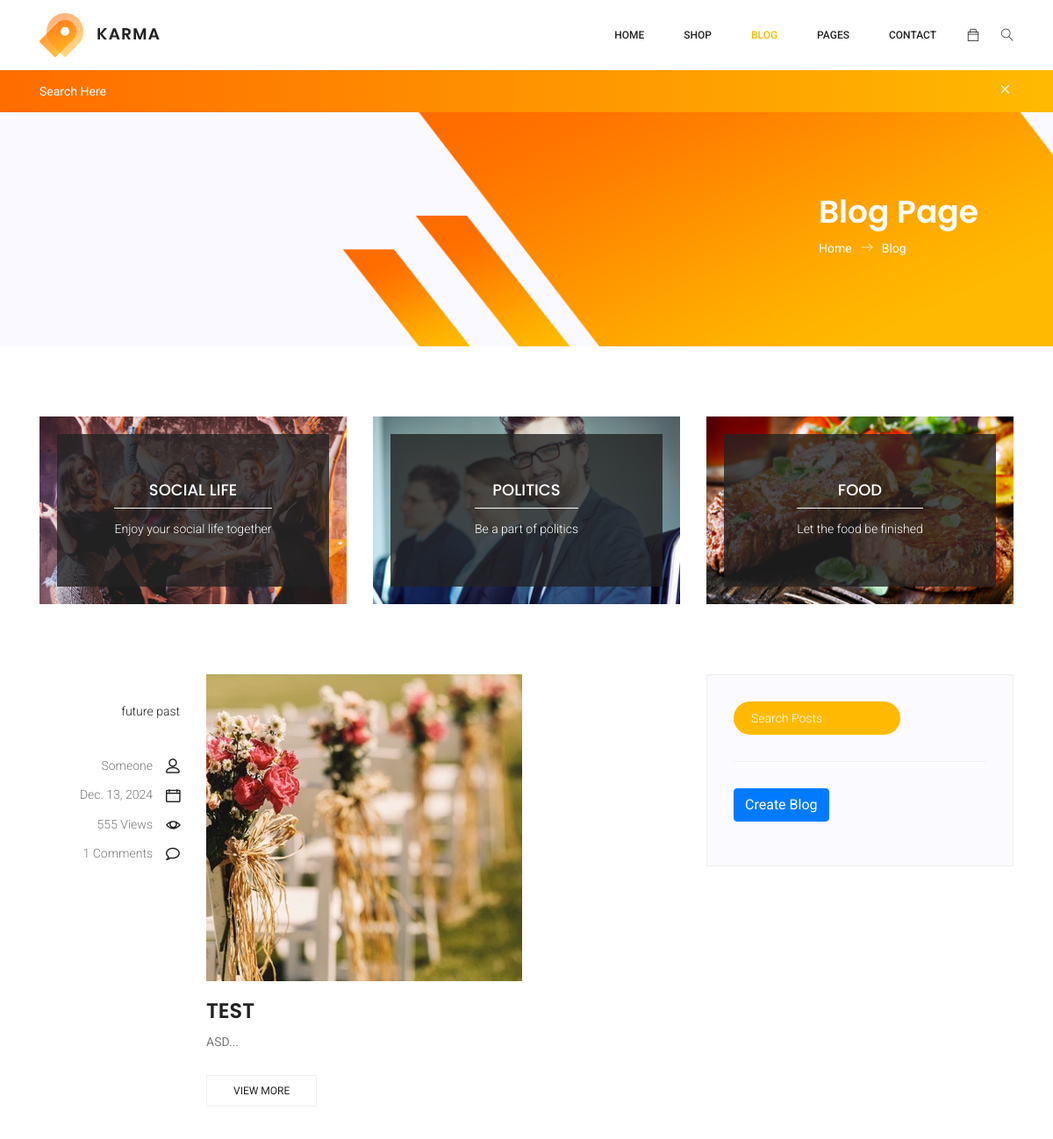
The page /blog/ (upper part) on the database as committed earlier.
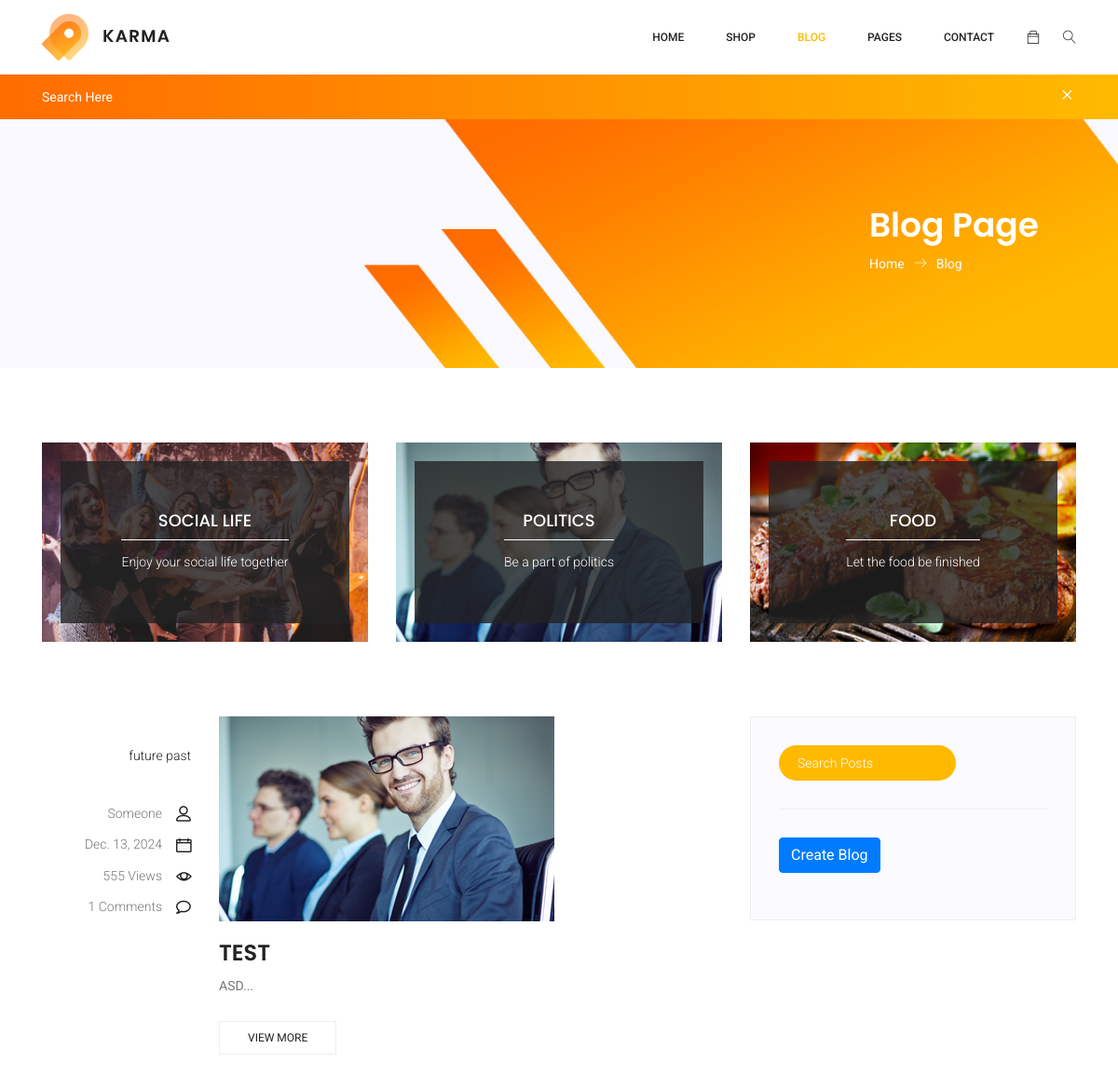
The same page on the database as committed later.
### Ecommerce/models.py (models this page shows)
class Blogs(models.Model):
    id = models.AutoField(primary_key=True)
    name = models.CharField(max_length=100)
    description = models.TextField()
    tags = models.TextField()
    author = models.CharField(max_length=100)
    date = models.DateField()
    views = models.IntegerField()
    commentsAmount = models.IntegerField()
    image = models.ImageField(upload_to='static/img/blog/')

### Ecommerce/views.py (the view)
# urls.py: path('blog/', views.blogs_view, name='blog'),
def blogs_view(request):
    blogs = Blogs.objects.all()
    context = {'blogs': blogs}
    for blog in blogs:
        blog.split_tags = blog.tags.split(',')  # Preprocess tags as a list
    return render(request, 'karma/blog.html', context)

### Ecommerce/templates/karma/blog.html (shortened to what the changed rows need)
<!DOCTYPE html>
{% load static %}
<html lang="zxx" class="no-js">
<head>
    <link rel="stylesheet" href="{% static 'css/linearicons.css' %}">
    <link rel="stylesheet" href="{% static 'css/font-awesome.min.css' %}">
    <link rel="stylesheet" href="{% static 'css/themify-icons.css' %}">
    <link rel="stylesheet" href="{% static 'css/bootstrap.css' %}">
    <link rel="stylesheet" href="{% static 'css/owl.carousel.css' %}">
    <link rel="stylesheet" href="{% static 'css/nice-select.css' %}">
    <link rel="stylesheet" href="{% static 'css/nouislider.min.css' %}">
    <link rel="stylesheet" href="{% static 'css/ion.rangeSlider.css' %}" />
    <link rel="stylesheet" href="{% static 'css/ion.rangeSlider.skinFlat.css' %}" />
    <link rel="stylesheet" href="{% static 'css/main.css' %}">
</head>
<body>
    <section class="banner-area organic-breadcrumb">
        <div class="container">
            <div class="breadcrumb-banner d-flex flex-wrap align-items-center justify-content-end">
                <div class="col-first">
                    <h1>Blog Page</h1>
                </div>
            </div>
        </div>
    </section>
   <section class="blog_area">
    <div class="container">
        <div class="row">
            <div class="col-lg-8">
                <div class="blog_left_sidebar">
                    {% for blog in blogs %}
                    <article class="row blog_item">
                        <div class="col-md-3">
                            <div class="blog_info text-right">
                                <div class="post_tag">
                                    <div class="post_tag">
    {% for tag in blog.split_tags %}
        <a href="#">{{ tag }}</a>
    {% endfor %}
</div>
                                </div>
                                <ul class="blog_meta list">
                                    <li><a href="#">{{ blog.author }}<i class="lnr lnr-user"></i></a></li>
                                    <li><a href="#">{{ blog.date }}<i class="lnr lnr-calendar-full"></i></a></li>
                                    <li><a href="#">{{ blog.views }} Views<i class="lnr lnr-eye"></i></a></li>
                                    <li><a href="#">{{ blog.commentsAmount }} Comments<i class="lnr lnr-bubble"></i></a></li>
                                </ul>
                            </div>
                        </div>
                        <div class="col-md-9">
                            <div class="blog_post">
                                <img src="{{ blog.image.url }}" alt="{{ blog.name }}">
                                <div class="blog_details">
                                    <a href="{% url 'single-blog'%}">
                                        <h2>{{ blog.name }}</h2>
                                    </a>
                                    <p>{{ blog.description|slice:":200" }}...</p>
                                    <a href="{% url 'single-blog'%}" class="white_bg_btn">View More</a>
                                </div>
                            </div>
                        </div>
                    </article>
                    {% endfor %}
                </div>
            </div>
        </div>
    </div>
</section>
</body>
</html>

Rows that differ between the two databases and show on the page:
changed Blogs "TEST": image: a different picture
